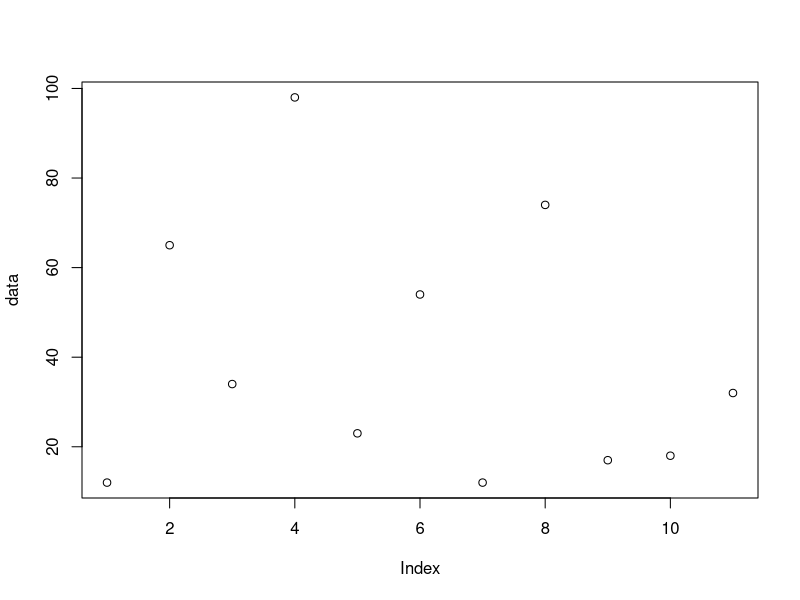
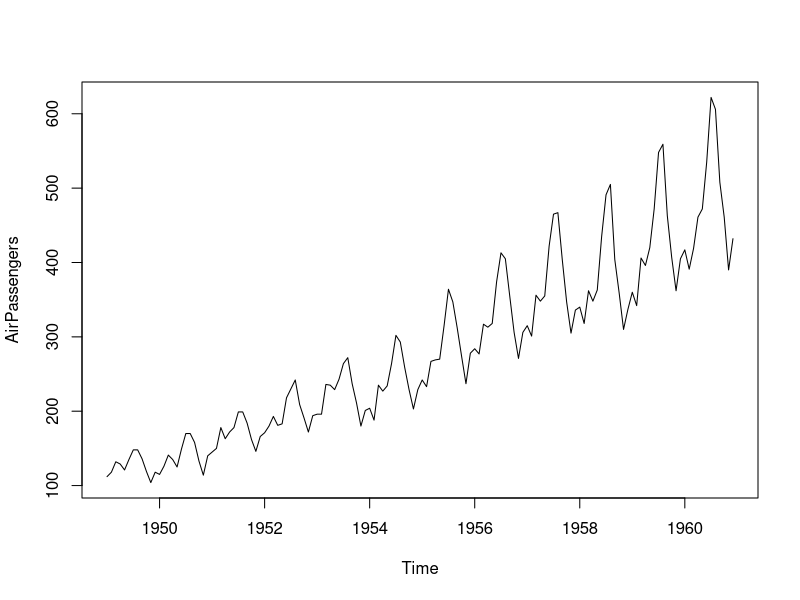

Recreate these plots in R, in order.
## ---- chunk 1
library(readr)
# data <- read_csv("C:/Users/Admin/Desktop/Nivedha/R/TS/exchange_rates.csv")
data=c(12,65,34,98,23,54,12,74,17,18,32)
## ---- chunk 2
plot(data)
## ---- chunk 3
model<-arima(data,order = c(1,0,1),method="ML")
model1<-arima(data,order = c(3,0,1),method="ML")
## ---- chunk 4
print(model)
## ---- chunk 5
print(model1)
## ---- chunk 6
library(forecast)
data("AirPassengers")
(AirPassengers)
## ---- chunk 7
plot(AirPassengers)
## ---- chunk 8
ts_data<-ts(AirPassengers,frequency = 1)
## ---- chunk 9
order_pq=c(2,0,2)
## ---- chunk 10
model_1<-arima(ts_data,order=order_pq)
model_1
## ---- chunk 11
